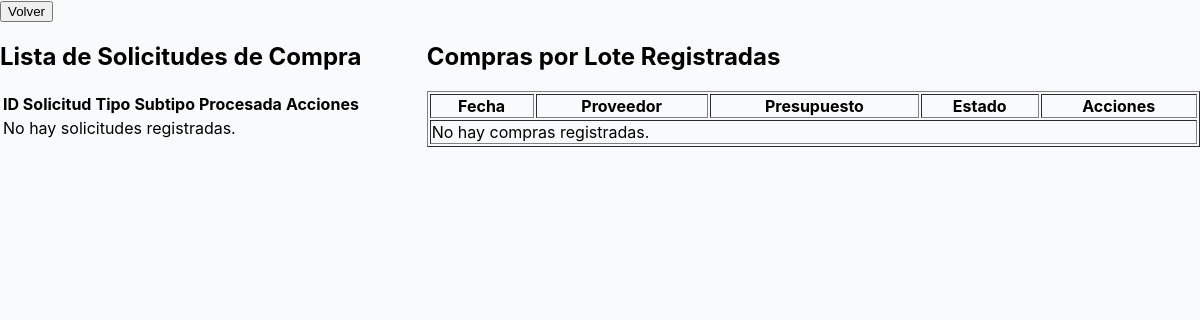
The app's page /solicitudes/, older data.
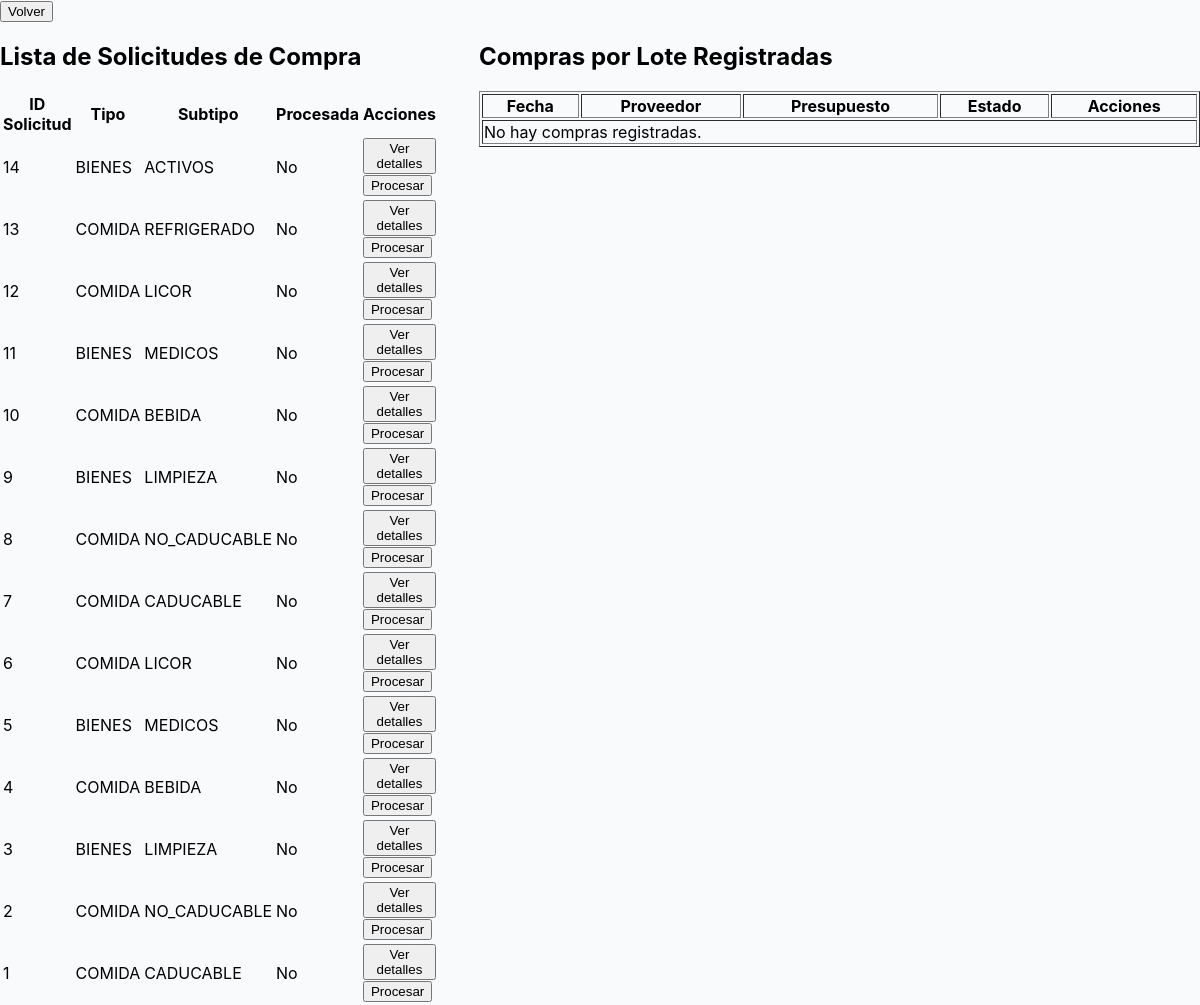
The same page, newer data.
### compras/models.py (models this page shows)
class SolicitudSubtipo(models.Model):
    id = models.AutoField(primary_key=True)
    tipo = models.CharField(max_length=50)
    subtipo = models.CharField(max_length=50)
    procesada = models.BooleanField(default=False)

### compras/views.py (the view, shortened to what this page needs)
# urls.py: path('solicitudes/', lista_solicitudes_view, name='lista_solicitudes'),
def lista_solicitudes_view(request):
    from .models import CompraLote
    solicitudes = SolicitudSubtipo.objects.filter(procesada=False).order_by('-id')
    compras_lote = CompraLote.objects.exclude(estado__in=['exitosa', 'defectuosa', 'cancelada']).order_by('-fecha')
    return render(request, 'lista_solicitudes.html', {'solicitudes': solicitudes, 'compras_lote': compras_lote})

### compras/templates/lista_solicitudes.html (shortened to what this page needs)
{% load static %}
<!DOCTYPE html>
<html lang="es">
<head>
    <link rel="stylesheet" href="{% static 'styles/styles_compras.css' %}">
</head>
<body>
    <a href="{% url 'dashboard' %}"><button>Volver</button></a>
    <div style="display: flex; flex-direction: row; align-items: flex-start;">
        <div style="flex: 1;">
            <h2>Lista de Solicitudes de Compra</h2>
            <table>
                <thead>
                    <tr>
                        <th>ID Solicitud</th>
                        <th>Tipo</th>
                        <th>Subtipo</th>
                        <th>Procesada</th>
                        <th>Acciones</th>
                    </tr>
                </thead>
                <tbody>
                    {% for solicitud in solicitudes %}
                    <tr>
                        <td>{{ solicitud.id }}</td>
                        <td>{{ solicitud.tipo }}</td>
                        <td>{{ solicitud.subtipo }}</td>
                        <td>{% if solicitud.procesada %}Sí{% else %}No{% endif %}</td>
                        <td>
                            <a href="{% url 'detalle_solicitud' solicitud.id %}"><button>Ver detalles</button></a>
                            <a href="{% url 'procesar_materiales_solicitud' solicitud.id %}"><button {% if solicitud.procesada %}disabled{% endif %}>Procesar</button></a>
                        </td>
                    </tr>
                    {% empty %}
                    <tr><td colspan="5">No hay solicitudes registradas.</td></tr>
                    {% endfor %}
                </tbody>
            </table>
        </div>
        <div style="flex: 2; margin-left: 40px;">
            <h2>Compras por Lote Registradas</h2>
            <table border="1" style="width:100%;">
                <tr>
                    <th>Fecha</th>
                    <th>Proveedor</th>
                    <th>Presupuesto</th>
                    <th>Estado</th>
                    <th>Acciones</th>
                </tr>
                {% for compra in compras_lote %}
                <tr>
                    <td>{{ compra.fecha|date:"Y-m-d H:i" }}</td>
                    <td>{{ compra.proveedor.name }}</td>
                    <td>${{ compra.presupuesto_lote }}</td>
                    <td>
                        {{ compra.get_estado_display }}
                    </td>
                    <td>
                        <a href="{% url 'detalle_compra_lote' compra.id %}"><button>Ver detalles</button></a>
                    </td>
                </tr>
                {% empty %}
                <tr><td colspan="5">No hay compras registradas.</td></tr>
                {% endfor %}
            </table>
        </div>
    </div>
</body>
</html>

Row changes from the older to the newer data that the page shows:
added SolicitudSubtipo: id "14", tipo "BIENES", subtipo "ACTIVOS", procesada "No"
added SolicitudSubtipo: id "13", tipo "COMIDA", subtipo "REFRIGERADO", procesada "No"
added SolicitudSubtipo: id "12", tipo "COMIDA", subtipo "LICOR", procesada "No"
added SolicitudSubtipo: id "11", tipo "BIENES", subtipo "MEDICOS", procesada "No"
added SolicitudSubtipo: id "10", tipo "COMIDA", subtipo "BEBIDA", procesada "No"
added SolicitudSubtipo: id "9", tipo "BIENES", subtipo "LIMPIEZA", procesada "No"
added SolicitudSubtipo: id "8", tipo "COMIDA", subtipo "NO_CADUCABLE", procesada "No"
added SolicitudSubtipo: id "7", tipo "COMIDA", subtipo "CADUCABLE", procesada "No"
added SolicitudSubtipo: id "6", tipo "COMIDA", subtipo "LICOR", procesada "No"
added SolicitudSubtipo: id "5", tipo "BIENES", subtipo "MEDICOS", procesada "No"
added SolicitudSubtipo: id "4", tipo "COMIDA", subtipo "BEBIDA", procesada "No"
added SolicitudSubtipo: id "3", tipo "BIENES", subtipo "LIMPIEZA", procesada "No"
added SolicitudSubtipo: id "2", tipo "COMIDA", subtipo "NO_CADUCABLE", procesada "No"
added SolicitudSubtipo: id "1", tipo "COMIDA", subtipo "CADUCABLE", procesada "No"
Text that changed along with them:
text no longer shown: "No hay solicitudes registradas."
